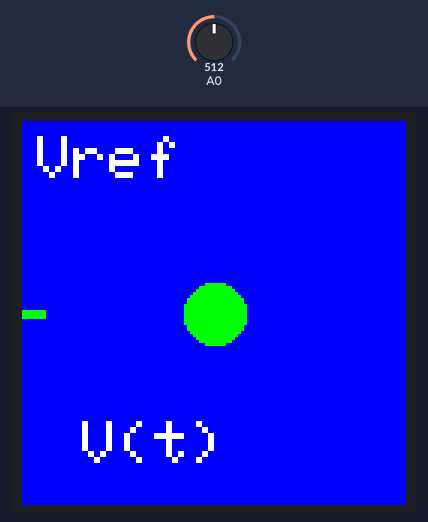
The sketch below on a simulated Arduino Uno, built with avr-gcc and run on an emulated ATmega328P. Shown: 128×128 colour display. Inputs (shaded band) come from the test bench; at power-on: A0 = 512.

Above: at 1.3 s.
1.4 s: A0 set to 716
At 1.65 s:
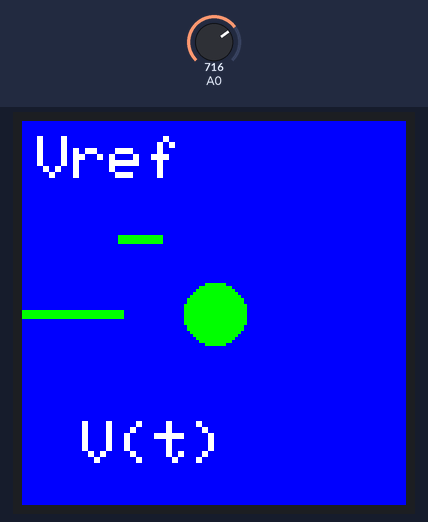
3.0 s: A0 set to 900
At 3.16 s:
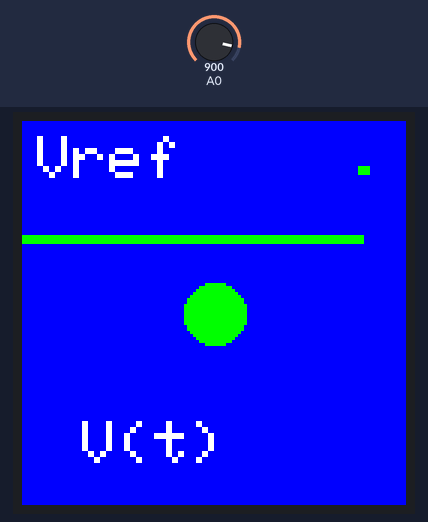
4.5 s: A0 set to 1023
At 4.67 s:
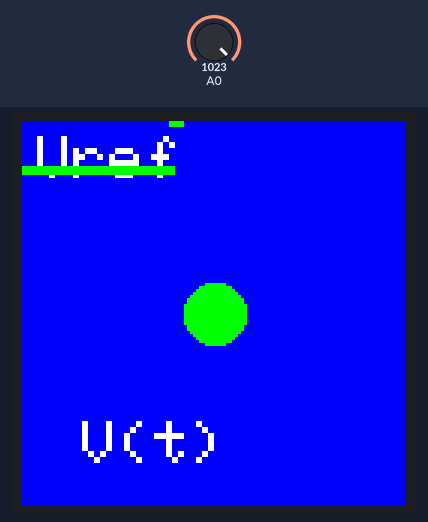
Timing chart, 0 to 7.5 s (numbered marks = the images above; inputs shaded):
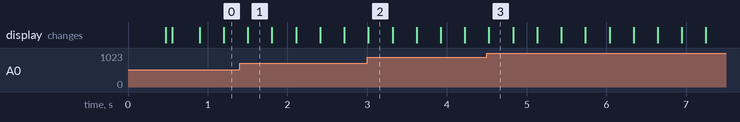

The sketch:

1.44__display__graph.ino
```cpp
// Adafruit and SPI libraries
//This example uses LCD to graph value of an analog input at A0. A 1000 ohm resistor is placed from A0 to ground and common of input voatage source is connected to Arduino common.

#include <SPI.h>
#include <Adafruit_GFX.h>    // Core graphics library
#include <Adafruit_ST7735.h> // Hardware-specific library
#include <Adafruit_ST7789.h>

// Pins
#define TFT_DC 8
#define TFT_CS 10
#define TFT_RST 9
// Create ST7735 instance

Adafruit_ST7735 tft = Adafruit_ST7735(TFT_CS, TFT_DC, TFT_RST);

// Variable for the X coordinate.
int xPos = 0;


void  setup () {
   // TFT init
  Serial.begin(9600);
  tft.initR(INITR_144GREENTAB);
  clean();
}


void  loop () {
  // read the value of the input voltage
  int voltage = analogRead (A0);
  int voltageScaled = map (voltage, 0, 1023, 0, tft.height ());
  // draw a 3x3 pixel rectangle
  tft.fillRect (xPos, tft.height() - voltageScaled-1, 3, 3, ST7735_GREEN);

  tft.fillCircle (64, 64, 10, ST7735_GREEN);
  // check if we have already reached the edge of the TFT
  if(xPos>= tft.width () - 1){
    xPos = 0;
    clean();
  }
else {
    xPos ++;
  }
  delay (5); //Sampling time
}

   void clean ()
{
  tft.fillScreen (ST7735_BLUE);
  tft.setTextSize (2);
  tft.setTextColor (ST7735_WHITE);
  tft. setCursor ( 5,5 );
  tft. print ( "Vref" );

  tft.setTextColor (ST7735_WHITE);
  tft. setCursor (20,100);
  tft. print ( "V(t)" );
}
```
